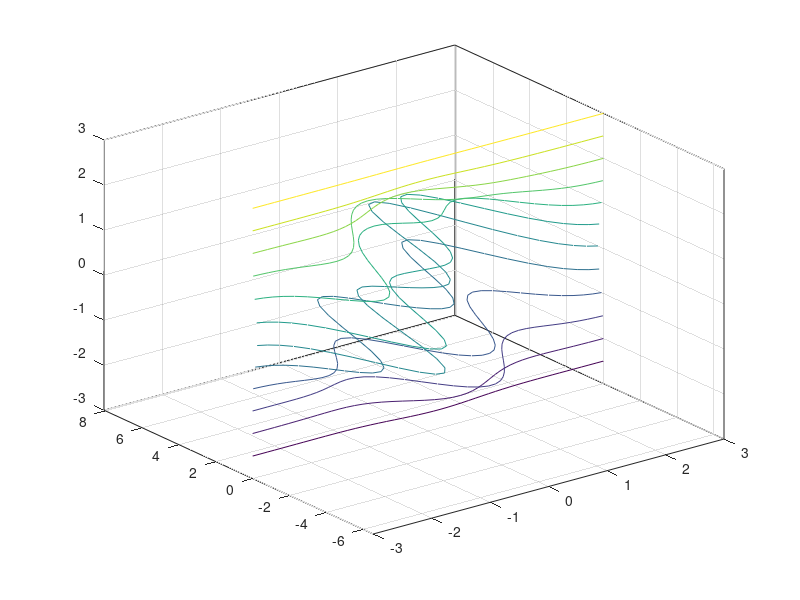

MATLAB code to generate this figure:
function result = test_contour_006
result = false;
a = figure;
[Z,x,y] = peaks;
contour3(x,y,Z,[-3:.5:3]);
drawnow;
close(a);
result = true;
